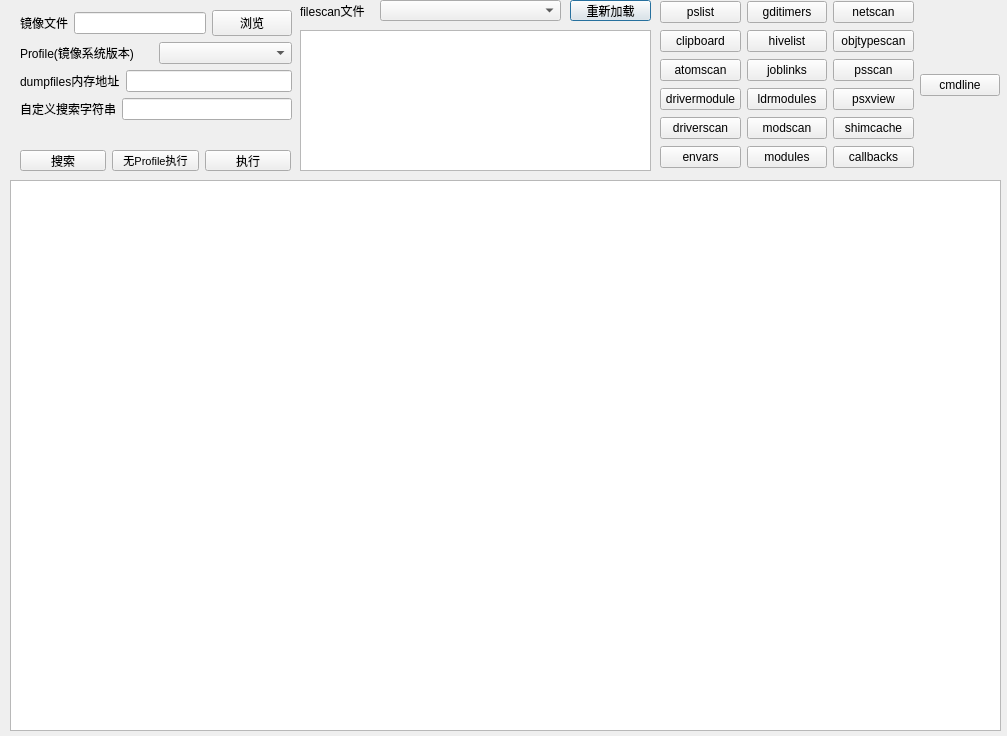
<?xml version="1.0" encoding="UTF-8"?>
<ui version="4.0">
 <class>Dialog</class>
 <widget class="QDialog" name="Dialog">
  <property name="geometry">
   <rect>
    <x>0</x>
    <y>0</y>
    <width>1007</width>
    <height>736</height>
   </rect>
  </property>
  <property name="windowTitle">
   <string>Dialog</string>
  </property>
  <widget class="QListWidget" name="listWidget">
   <property name="geometry">
    <rect>
     <x>300</x>
     <y>30</y>
     <width>351</width>
     <height>141</height>
    </rect>
   </property>
  </widget>
  <widget class="QComboBox" name="comboBox_2">
   <property name="geometry">
    <rect>
     <x>380</x>
     <y>0</y>
     <width>181</width>
     <height>21</height>
    </rect>
   </property>
  </widget>
  <widget class="QPushButton" name="reloadingButton">
   <property name="geometry">
    <rect>
     <x>570</x>
     <y>0</y>
     <width>81</width>
     <height>21</height>
    </rect>
   </property>
   <property name="text">
    <string>重新加载</string>
   </property>
   <property name="icon">
    <iconset>
     <normaloff>res/4.gif</normaloff>res/4.gif</iconset>
   </property>
   <property name="autoRepeatDelay">
    <number>300</number>
   </property>
  </widget>
  <widget class="QLabel" name="label_5">
   <property name="geometry">
    <rect>
     <x>300</x>
     <y>0</y>
     <width>71</width>
     <height>21</height>
    </rect>
   </property>
   <property name="text">
    <string>filescan文件</string>
   </property>
  </widget>
  <widget class="QWidget" name="layoutWidget">
   <property name="geometry">
    <rect>
     <x>20</x>
     <y>10</y>
     <width>272</width>
     <height>136</height>
    </rect>
   </property>
   <layout class="QVBoxLayout" name="verticalLayout_2">
    <item>
     <layout class="QHBoxLayout" name="horizontalLayout_4">
      <item>
       <widget class="QLabel" name="label">
        <property name="text">
         <string>镜像文件</string>
        </property>
       </widget>
      </item>
      <item>
       <widget class="QLineEdit" name="lineEdit"/>
      </item>
      <item>
       <widget class="QPushButton" name="pushButton">
        <property name="text">
         <string>浏览</string>
        </property>
        <property name="icon">
         <iconset>
          <normaloff>res/3.gif</normaloff>res/3.gif</iconset>
        </property>
       </widget>
      </item>
     </layout>
    </item>
    <item>
     <layout class="QHBoxLayout" name="horizontalLayout_2">
      <item>
       <widget class="QLabel" name="label_2">
        <property name="text">
         <string>Profile(镜像系统版本)</string>
        </property>
       </widget>
      </item>
      <item>
       <widget class="QComboBox" name="comboBox"/>
      </item>
     </layout>
    </item>
    <item>
     <layout class="QHBoxLayout" name="horizontalLayout_3">
      <item>
       <widget class="QLabel" name="label_3">
        <property name="text">
         <string>dumpfiles内存地址</string>
        </property>
       </widget>
      </item>
      <item>
       <widget class="QLineEdit" name="lineEdit_2">
        <property name="enabled">
         <bool>true</bool>
        </property>
       </widget>
      </item>
     </layout>
    </item>
    <item>
     <layout class="QHBoxLayout" name="horizontalLayout_5">
      <item>
       <widget class="QLabel" name="label_4">
        <property name="text">
         <string>自定义搜索字符串</string>
        </property>
       </widget>
      </item>
      <item>
       <widget class="QLineEdit" name="lineEdit_findstr">
        <property name="enabled">
         <bool>true</bool>
        </property>
       </widget>
      </item>
     </layout>
    </item>
    <item>
     <widget class="QLabel" name="dumpfilename">
      <property name="lineWidth">
       <number>2</number>
      </property>
      <property name="text">
       <string/>
      </property>
     </widget>
    </item>
   </layout>
  </widget>
  <widget class="QTableWidget" name="tableWidget">
   <property name="geometry">
    <rect>
     <x>10</x>
     <y>180</y>
     <width>991</width>
     <height>551</height>
    </rect>
   </property>
  </widget>
  <widget class="QWidget" name="layoutWidget">
   <property name="geometry">
    <rect>
     <x>660</x>
     <y>0</y>
     <width>340</width>
     <height>171</height>
    </rect>
   </property>
   <layout class="QHBoxLayout" name="horizontalLayout">
    <item>
     <layout class="QVBoxLayout" name="verticalLayout">
      <item>
       <widget class="QPushButton" name="pushButton_4">
        <property name="text">
         <string>pslist</string>
        </property>
       </widget>
      </item>
      <item>
       <widget class="QPushButton" name="pushButton_5">
        <property name="text">
         <string>clipboard</string>
        </property>
       </widget>
      </item>
      <item>
       <widget class="QPushButton" name="pushButton_6">
        <property name="text">
         <string>atomscan</string>
        </property>
       </widget>
      </item>
      <item>
       <widget class="QPushButton" name="pushButton_7">
        <property name="text">
         <string>drivermodule</string>
        </property>
       </widget>
      </item>
      <item>
       <widget class="QPushButton" name="pushButton_8">
        <property name="text">
         <string>driverscan</string>
        </property>
       </widget>
      </item>
      <item>
       <widget class="QPushButton" name="pushButton_9">
        <property name="text">
         <string>envars</string>
        </property>
       </widget>
      </item>
     </layout>
    </item>
    <item>
     <layout class="QVBoxLayout" name="verticalLayout_3">
      <item>
       <widget class="QPushButton" name="pushButton_10">
        <property name="text">
         <string>gditimers</string>
        </property>
       </widget>
      </item>
      <item>
       <widget class="QPushButton" name="pushButton_11">
        <property name="text">
         <string>hivelist</string>
        </property>
       </widget>
      </item>
      <item>
       <widget class="QPushButton" name="pushButton_12">
        <property name="text">
         <string>joblinks</string>
        </property>
       </widget>
      </item>
      <item>
       <widget class="QPushButton" name="pushButton_13">
        <property name="text">
         <string>ldrmodules</string>
        </property>
       </widget>
      </item>
      <item>
       <widget class="QPushButton" name="pushButton_14">
        <property name="text">
         <string>modscan</string>
        </property>
       </widget>
      </item>
      <item>
       <widget class="QPushButton" name="pushButton_15">
        <property name="text">
         <string>modules</string>
        </property>
       </widget>
      </item>
     </layout>
    </item>
    <item>
     <layout class="QVBoxLayout" name="verticalLayout_4">
      <item>
       <widget class="QPushButton" name="pushButton_16">
        <property name="text">
         <string>netscan</string>
        </property>
       </widget>
      </item>
      <item>
       <widget class="QPushButton" name="pushButton_17">
        <property name="text">
         <string>objtypescan</string>
        </property>
       </widget>
      </item>
      <item>
       <widget class="QPushButton" name="pushButton_18">
        <property name="text">
         <string>psscan</string>
        </property>
       </widget>
      </item>
      <item>
       <widget class="QPushButton" name="pushButton_19">
        <property name="text">
         <string>psxview</string>
        </property>
       </widget>
      </item>
      <item>
       <widget class="QPushButton" name="pushButton_20">
        <property name="text">
         <string>shimcache</string>
        </property>
       </widget>
      </item>
      <item>
       <widget class="QPushButton" name="pushButton_21">
        <property name="text">
         <string>callbacks</string>
        </property>
       </widget>
      </item>
     </layout>
    </item>
    <item>
     <widget class="QPushButton" name="pushButton_22">
      <property name="text">
       <string>cmdline</string>
      </property>
     </widget>
    </item>
   </layout>
  </widget>
  <widget class="QWidget" name="">
   <property name="geometry">
    <rect>
     <x>20</x>
     <y>150</y>
     <width>271</width>
     <height>21</height>
    </rect>
   </property>
   <layout class="QHBoxLayout" name="horizontalLayout_6">
    <item>
     <widget class="QPushButton" name="pushButton_find">
      <property name="font">
       <font>
        <pointsize>9</pointsize>
       </font>
      </property>
      <property name="text">
       <string>搜索</string>
      </property>
      <property name="icon">
       <iconset>
        <normaloff>res/2.gif</normaloff>res/2.gif</iconset>
      </property>
      <property name="iconSize">
       <size>
        <width>20</width>
        <height>20</height>
       </size>
      </property>
     </widget>
    </item>
    <item>
     <widget class="QPushButton" name="pushButton_3">
      <property name="font">
       <font>
        <pointsize>8</pointsize>
       </font>
      </property>
      <property name="text">
       <string>无Profile执行</string>
      </property>
      <property name="icon">
       <iconset>
        <normaloff>res/2.gif</normaloff>res/2.gif</iconset>
      </property>
      <property name="iconSize">
       <size>
        <width>20</width>
        <height>20</height>
       </size>
      </property>
     </widget>
    </item>
    <item>
     <widget class="QPushButton" name="pushButton_2">
      <property name="font">
       <font>
        <pointsize>9</pointsize>
       </font>
      </property>
      <property name="text">
       <string>执行</string>
      </property>
      <property name="icon">
       <iconset>
        <normaloff>res/2.gif</normaloff>res/2.gif</iconset>
      </property>
      <property name="iconSize">
       <size>
        <width>20</width>
        <height>20</height>
       </size>
      </property>
     </widget>
    </item>
   </layout>
  </widget>
 </widget>
 <resources/>
 <connections/>
</ui>
